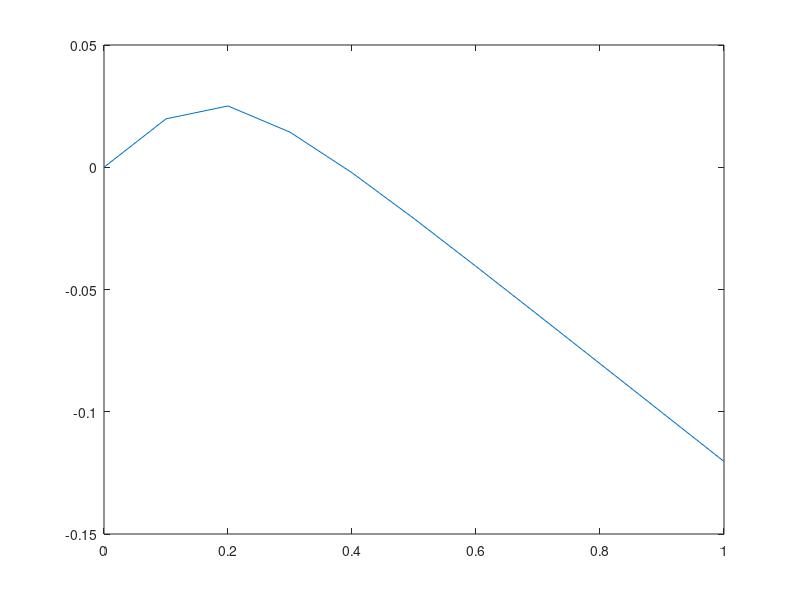

The MATLAB source for this figure:
% Problem 4 (c)
% Marty Fuhry
% 3/28/2012
% Compiled and ran using GNU Octave, version 3.2.4 configured for "x86_64-pc-linux-gnu".

%%%%%%%%%%%%%%%%%%%%%%%%%%%%%%%%%%%%%%%%%%%%%%%%%%%%%%%%%%%%%%%%%%%%%%%%%%%%%%%%
% Write a finite element code to solve the one-dimensional boundary value      %
% problem for u(x) on 0 < x < 1                                                %
%  u''(x) = e^(-10x), u(0) = 0, u(1) = 0.                                      %
% Use tent functions on 10 uniformly spaced elements.                          %
%                                                                              %
%%%%%%%%%%%%%%%%%%%%%%%%%%%%%%%%%%%%%%%%%%%%%%%%%%%%%%%%%%%%%%%%%%%%%%%%%%%%%%%%

% build the grid
h = 0.1;
x = [0:h:1]';
m = size(x)(1)-2;

K = zeros(m+2,m+2);
L = zeros(m+2,1);

% define the basis function over the canonical element
function [feval] = f(x)
    feval = exp(-10.*x);
endfunction

% build the element stiffness matrix
for j = 2:m+2
    K(j-1: j, j-1: j) += [1 -1; -1 1];
endfor

% boundary conditions
K(1,2) = 0;
K

% build the load vector
F = [f(x)];
for j = 3:m+1
    L(j-1:j) += h/6. * [2*F(j-1) + F(j); F(j-1) + 2*F(j)];
endfor

L(m+2) -= 0.02;

% solve the steady state system
C = K \ L;

% and plot
plot(x,C);
drawnow
input("Press any key to continue.")
